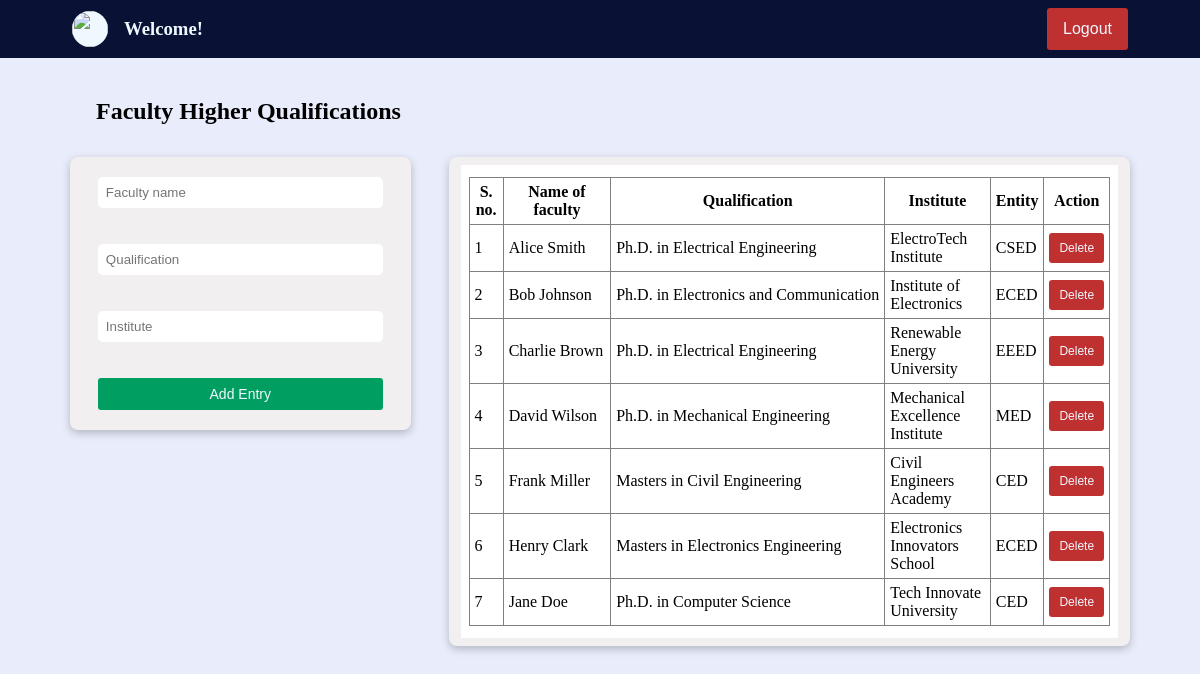
The app's page /forms/faculty_qualification.php with its own data.
### tables this page shows
CREATE TABLE `faculty_qualification` (
  `name` varchar(80) NOT NULL,
  `qualification` varchar(200) NOT NULL,
  `institute` varchar(80) NOT NULL,
  `entity` varchar(120) NOT NULL
);

### forms/faculty_qualification.php (the view, shortened to what this page needs)
<?php
if (empty($_SESSION['access_token'])) {
    $fname = "Welcome! ";
    $lname = $_GET["user"];
    $pic = "../asset/nitc_logo_icon.svg";
} else {
    $fname = $_SESSION["first_name"];
    $lname = $_SESSION['last_name'];
    $pic = $_SESSION['profile_picture'];
    $mail=$_SESSION['email_address'];
}
?>
<!DOCTYPE html>
<html>
<head>
    <link href="../styles/forms.css" type="text/css" rel="stylesheet">
</head>
<body>
    <div class="container">
        <?php
        echo '<div class="user_strip">
                <a href="../dashboard.php?user=' . $lname . '" class="user_to_dash">
                    <div class="user">
                        <img src="' . $pic . '" class="user_image" />
                        <h3>' . $fname . ' ' . $lname . '</h3>
                    </div>
                </a>
                <div class="logout_btn_holder">
                    <a href="../logout.php" class="">
                        <button class="logout_btn">Logout</button>
                    </a>
                </div  >
            </div>';
        ?>
        <div class="subcontainer">
            <h2>Faculty Higher Qualifications</h2>
            <div class="content_container">
                <div class="left_container">
                    <div class="form_container">
                        <form id="myForm" action="" method="post" onsubmit="return validateForm();" class="form_field">
                            <input type="text" name="name" placeholder="Faculty name" class="input-fields"><br><br>
                            <input type="text" name="qualification" placeholder="Qualification"
                                class="input-fields"><br><br>
                            <input type="text" name="institute" placeholder="Institute" class="input-fields"><br><br>
                            <input type="submit" class="submit-button" value="Add Entry">
                        </form>
                    </div>
                </div>
                <div class="table_container">
                    <?php
                    $con = mysqli_connect('localhost', 'root', '', 'imsdemo');
                    $entity = $_GET["user"];
                    if ($entity == 'admin' || $entity == '')
                        $sql = "SELECT * FROM faculty_qualification";
                    else
                        $sql = "SELECT * FROM faculty_qualification where entity='$entity'";
                    $rs = mysqli_query($con, $sql);
                    echo '<div class="table_field">';
                    echo '
                <table border="1">
                <tr>
                    <th class="box">S. no.</th>
                    <th class="box">Name of faculty</th>
                    <th class="box">Qualification</th>
                    <th class="box">Institute</th>
                    <th class="box">Entity</th>
                    <th class="box">Action</th>
                </tr>';
                    $count = 1;
                    while ($row = mysqli_fetch_assoc($rs)) {
                        $name = $row['name'];
                        $qual = $row['qualification'];
                        $institute = $row['institute'];
                        $dep = $row['entity'];
                        echo '<tr>
                    <td class="box sn">' . $count . '</td>
                    <td class="box name">' . $name . '</td>
                    <td class="box qual">' . $qual . '</td>
                    <td class="box institute">' . $institute . '</td>
                    <td class="box entity">' . $dep . '</td>
                    <td class="box button_box btn"><button class="delete_btn" data-id="' . $name . '">Delete</button></td></tr>';
                        $count++;
                    }
                    echo '</table>
                     </div>';
                    ?>
                </div>
            </div>
        </div>
    </div>
</body>
</html>

### styles/forms.css (style rules this page uses)
* { padding: 0; margin: 0; box-sizing: border-box; }
.container { height: 100vh; width: 100vw; padding: 0; background-color: #E9EDFB; overflow: auto; }
.subcontainer { display: flex; flex-direction: column; padding: 2.5rem 2rem; }
h2 { margin-left: 4rem; }
.user_to_dash { text-decoration: none; color: aliceblue; }
.user_strip { background-color: #091235; color: aliceblue; display: flex; align-items: center; justify-content: space-between; padding: 8px; }
.user { display: flex; align-items: center; margin-left: 4em; gap: 16px; }
.user_image { width: 36px; height: 36px; border-radius: 100%; background-color:aliceblue; }
.logout_btn_holder { width: fit-content; margin-right: 4em; }
.logout_btn { font-size: 16px; padding: 12px 16px; border: none; border-radius: 0.2rem; color: aliceblue; cursor: pointer; transition: all; transition-duration: 150ms; background-color: #BF3131; }
.content_container { display: flex; justify-content: space-evenly; align-items: start; width: 100%; margin-top: 2rem; }
.left_container { width: 30%; display: flex; gap: 16px; flex-direction: column; }
.form_container { display: flex; flex-direction: column; width: 100%; justify-content: space-evenly; background-color: #F1EFEF; border-radius: 0.5em; padding: 8px 12px; height: auto; box-shadow: rgba(0, 0, 0, 0.24) 0px 3px 8px; }
.form_field { display: flex; flex-direction: column; padding: 12px 16px; }
.input-fields { padding: 8px; border: none; border-radius: 0.3rem; color: rgb(51 65 85); transition: all; transition-duration: 150ms; }
.submit-button { font-size: 14px; width: 100%; padding: 8px 0px; border: none; border-radius: 0.2rem; color: aliceblue; cursor: pointer; transition: all; transition-duration: 150ms; background-color: #009E60; }
.table_container { display: flex; flex-direction: column; width: 60%; justify-content: start; background-color: #F1EFEF; border-radius: 0.5em; padding: 8px 12px; max-height: 580px; overflow: scroll; box-shadow: rgba(0, 0, 0, 0.24) 0px 3px 8px; }
.table_field { background-color: white; width: 100%; height: 100%; padding: 12px 8px; }
table { width: 100%; border-collapse: collapse; }
.box { padding: 5px; word-wrap: break-word; }
.name, .entity, .s_date, .e_date, .qual { text-wrap: nowrap; }
.button_box { text-align: center; }
.delete_btn { font-size: 12px; padding: 8px 10px; border: none; border-radius: 0.2rem; color: aliceblue; cursor: pointer; transition: all; transition-duration: 150ms; background-color: #BF3131; }

### records on screen
faculty_qualification: name "Alice Smith", qualification "Ph.D. in Electrical Engineering", institute "ElectroTech Institute", entity "CSED"
faculty_qualification: name "Bob Johnson", qualification "Ph.D. in Electronics and Communication", institute "Institute of Electronics", entity "ECED"
faculty_qualification: name "Charlie Brown", qualification "Ph.D. in Electrical Engineering", institute "Renewable Energy University", entity "EEED"
faculty_qualification: name "David Wilson", qualification "Ph.D. in Mechanical Engineering", institute "Mechanical Excellence Institute", entity "MED"
faculty_qualification: name "Frank Miller", qualification "Masters in Civil Engineering", institute "Civil Engineers Academy", entity "CED"
faculty_qualification: name "Henry Clark", qualification "Masters in Electronics Engineering", institute "Electronics Innovators School", entity "ECED"
faculty_qualification: name "Jane Doe", qualification "Ph.D. in Computer Science", institute "Tech Innovate University", entity "CED"

### other values on screen
$fname "Welcome!"
